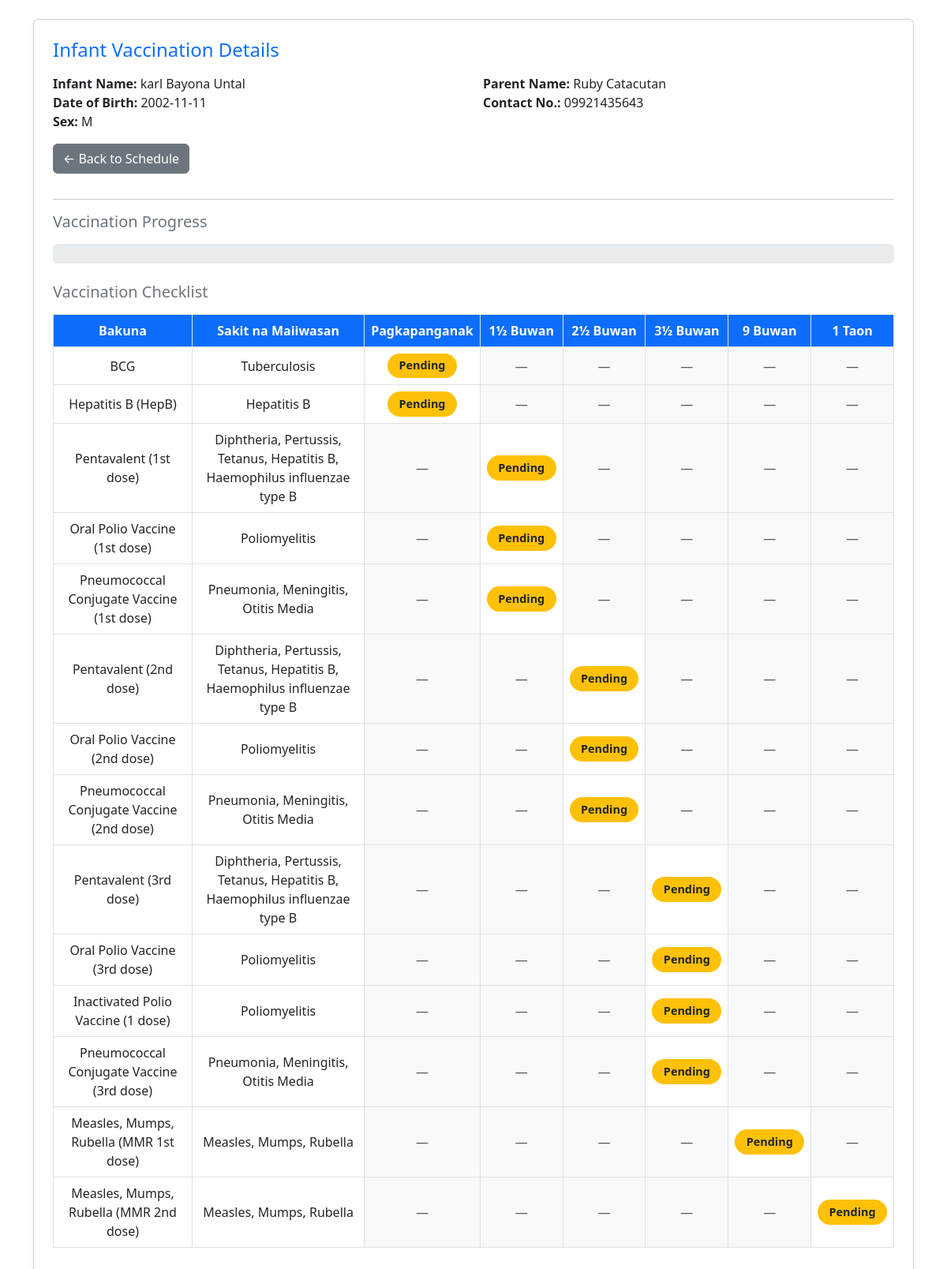
Screenshot of /vaccination_details.php?id=4 with the database file from the repository.
### tables this page shows
CREATE TABLE `infantinfo` (
  `id` int(11) NOT NULL,
  `firstname` varchar(25) NOT NULL,
  `middlename` varchar(255) DEFAULT NULL,
  `surname` varchar(25) NOT NULL,
  `dateofbirth` varchar(25) NOT NULL,
  `placeofbirth` varchar(25) NOT NULL,
  `sex` char(1) NOT NULL,
  `weight` double NOT NULL,
  `height` double NOT NULL,
  `bloodtype` varchar(5) NOT NULL,
  `nationality` varchar(25) NOT NULL,
  `parent_id` int(11) DEFAULT NULL
);

CREATE TABLE `parents` (
  `id` int(11) NOT NULL,
  `first_name` varchar(100) NOT NULL,
  `last_name` varchar(100) NOT NULL,
  `email` varchar(150) DEFAULT NULL,
  `phone` varchar(20) DEFAULT NULL,
  `address` text DEFAULT NULL,
  `created_at` timestamp NOT NULL DEFAULT current_timestamp(),
  `updated_at` timestamp NOT NULL DEFAULT current_timestamp() ON UPDATE current_timestamp()
);

CREATE TABLE `tbl_vaccine_reference` (
  `id` int(11) NOT NULL,
  `vaccine_name` varchar(100) DEFAULT NULL,
  `disease_prevented` varchar(150) DEFAULT NULL,
  `age_stage` varchar(20) DEFAULT NULL,
  `at_birth` tinyint(1) DEFAULT 0,
  `one_half_month` tinyint(1) DEFAULT 0,
  `two_half_month` tinyint(1) DEFAULT 0,
  `three_half_month` tinyint(1) DEFAULT 0,
  `nine_month` tinyint(1) DEFAULT 0,
  `one_year` tinyint(1) DEFAULT 0
);

### vaccination_details.php (the view, shortened to what this page needs)
<?php
include 'dbForm.php';
$infant_id = 0;
if (isset($_GET['id'])) $infant_id = intval($_GET['id']);
elseif (isset($_GET['infant_id'])) $infant_id = intval($_GET['infant_id']);
$sql = "SELECT
            i.id AS infant_id,
            CONCAT_WS(' ', i.firstname, i.middlename, i.surname) AS infant_name,
            i.dateofbirth,
            i.sex,
            CONCAT_WS(' ', p.first_name, p.last_name) AS parent_name,
            p.phone AS parent_contact
        FROM infantinfo i
        JOIN parents p ON i.parent_id = p.id
        WHERE i.id = ?";
$stmt = $con->prepare($sql);
$stmt->bind_param("i", $infant_id);
$stmt->execute();
$infant = $stmt->get_result()->fetch_assoc();
$refResult = $con->query("SELECT * FROM tbl_vaccine_reference ORDER BY
    FIELD(age_stage,'Birth','1½ mo','2½ mo','3½ mo','9 mo','1 yr'), id ASC");
$vaccine_reference = [];
while ($row = $refResult->fetch_assoc()) $vaccine_reference[] = $row;
$status_map = [];
$sched = $con->prepare("SELECT vaccine_name, stage, status FROM tbl_vaccination_details WHERE infant_id=?");
$sched->bind_param("i", $infant_id);
$sched->execute();
$res = $sched->get_result();
while ($r = $res->fetch_assoc()) {
    $status_map[$r['vaccine_name']][$r['stage']] = $r['status'] ?? 'Pending';
}
$stages = [
    'Birth' => 'Pagkapanganak',
    '1½ mo' => '1½ Buwan',
    '2½ mo' => '2½ Buwan',
    '3½ mo' => '3½ Buwan',
    '9 mo' => '9 Buwan',
    '1 yr' => '1 Taon'
];
?>
<!DOCTYPE html>
<html lang="en">
<head>
    <link href="https://cdn.jsdelivr.net/npm/bootstrap@5.3.0/dist/css/bootstrap.min.css" rel="stylesheet">
</head>
<body class="container py-4">
    <div class="card shadow-sm p-4">
        <h4 class="mb-3 text-primary">Infant Vaccination Details</h4>
        <div class="row mb-3">
            <div class="col-md-6">
                <strong>Infant Name:</strong> <?= htmlspecialchars($infant['infant_name']); ?><br>
                <strong>Date of Birth:</strong> <?= htmlspecialchars($infant['dateofbirth']); ?><br>
                <strong>Sex:</strong> <?= htmlspecialchars($infant['sex']); ?>
            </div>
            <div class="col-md-6">
                <strong>Parent Name:</strong> <?= htmlspecialchars($infant['parent_name']); ?><br>
                <strong>Contact No.:</strong> <?= htmlspecialchars($infant['parent_contact']); ?>
            </div>
            <div class="col-md-12">
                <a href="vaccination_schedule.php" class="btn btn-secondary mt-3">← Back to Schedule</a>
            </div>
        </div>
        <hr>
        <h5 class="text-secondary mb-3">Vaccination Progress</h5>
        <div class="mb-4">
            <div class="progress" style="height:25px;">
            </div>
        </div>
        <h5 class="text-secondary mb-3">Vaccination Checklist</h5>
        <div class="table-responsive">
            <table class="table table-bordered align-middle text-center">
                <thead>
                    <tr>
                        <th>Bakuna</th>
                        <th>Sakit na Maiiwasan</th>
                        <?php foreach ($stages as $label) echo "<th>$label</th>"; ?>
                    </tr>
                </thead>
                <tbody>
                    <?php foreach ($vaccine_reference as $vaccine): ?>
                        <tr>
                            <td><?= htmlspecialchars($vaccine['vaccine_name']); ?></td>
                            <td><?= htmlspecialchars($vaccine['disease_prevented']); ?></td>
                            <?php
                            foreach ($stages as $db_stage => $label):
                                if ($vaccine['age_stage'] === $db_stage):
                                    $status = $status_map[$vaccine['vaccine_name']][$db_stage] ?? 'Pending';
                                    $badgeClass = ($status === 'Completed') ? 'bg-success' : 'bg-warning text-dark';
                                    echo "<td><span class='badge $badgeClass badge-status'>$status</span></td>";
                                else:
                                    echo "<td class='bg-light text-muted'>—</td>";
                                endif;
                            endforeach;
                            ?>
                        </tr>
                    <?php endforeach; ?>
                </tbody>
            </table>
        </div>
    </div>
</body>
</html>

### vaccination_details.php (style rules this page uses)
.table thead th { background-color: #0d6efd; color: white; text-align: center; vertical-align: middle; }
.table td { text-align: center; vertical-align: middle; }
.badge-status { font-size: 0.9rem; padding: 0.6em 1em; border-radius: 1rem; }

### rows the page displays
infantinfo: dateofbirth "2002-11-11", sex "M", parent.phone "09921435643"
tbl_vaccine_reference: vaccine_name "BCG", disease_prevented "Tuberculosis", vaccine_name "Pending"
tbl_vaccine_reference: vaccine_name "Hepatitis B (HepB)", disease_prevented "Hepatitis B", vaccine_name "Pending"
tbl_vaccine_reference: vaccine_name "Pentavalent (1st dose)", disease_prevented "Diphtheria, Pertussis, Tetanus, Hepatitis B, Haemophilus influenzae type B", vaccine_name "Pending"
tbl_vaccine_reference: vaccine_name "Oral Polio Vaccine (1st dose)", disease_prevented "Poliomyelitis", vaccine_name "Pending"
tbl_vaccine_reference: vaccine_name "Pneumococcal Conjugate Vaccine (1st dose)", disease_prevented "Pneumonia, Meningitis, Otitis Media", vaccine_name "Pending"
tbl_vaccine_reference: vaccine_name "Pentavalent (2nd dose)", disease_prevented "Diphtheria, Pertussis, Tetanus, Hepatitis B, Haemophilus influenzae type B", vaccine_name "Pending"
tbl_vaccine_reference: vaccine_name "Oral Polio Vaccine (2nd dose)", disease_prevented "Poliomyelitis", vaccine_name "Pending"
tbl_vaccine_reference: vaccine_name "Pneumococcal Conjugate Vaccine (2nd dose)", disease_prevented "Pneumonia, Meningitis, Otitis Media", vaccine_name "Pending"
tbl_vaccine_reference: vaccine_name "Pentavalent (3rd dose)", disease_prevented "Diphtheria, Pertussis, Tetanus, Hepatitis B, Haemophilus influenzae type B", vaccine_name "Pending"
tbl_vaccine_reference: vaccine_name "Oral Polio Vaccine (3rd dose)", disease_prevented "Poliomyelitis", vaccine_name "Pending"
tbl_vaccine_reference: vaccine_name "Inactivated Polio Vaccine (1 dose)", disease_prevented "Poliomyelitis", vaccine_name "Pending"
tbl_vaccine_reference: vaccine_name "Pneumococcal Conjugate Vaccine (3rd dose)", disease_prevented "Pneumonia, Meningitis, Otitis Media", vaccine_name "Pending"
tbl_vaccine_reference: vaccine_name "Measles, Mumps, Rubella (MMR 1st dose)", disease_prevented "Measles, Mumps, Rubella", vaccine_name "Pending"
tbl_vaccine_reference: vaccine_name "Measles, Mumps, Rubella (MMR 2nd dose)", disease_prevented "Measles, Mumps, Rubella", vaccine_name "Pending"

### other values shown
$infant['infant_name'] "karl Bayona Untal"
$infant['parent_name'] "Ruby Catacutan"
$label "Pagkapanganak"
$label "1½ Buwan"
$label "2½ Buwan"
$label "3½ Buwan"
$label "9 Buwan"
$label "1 Taon"
